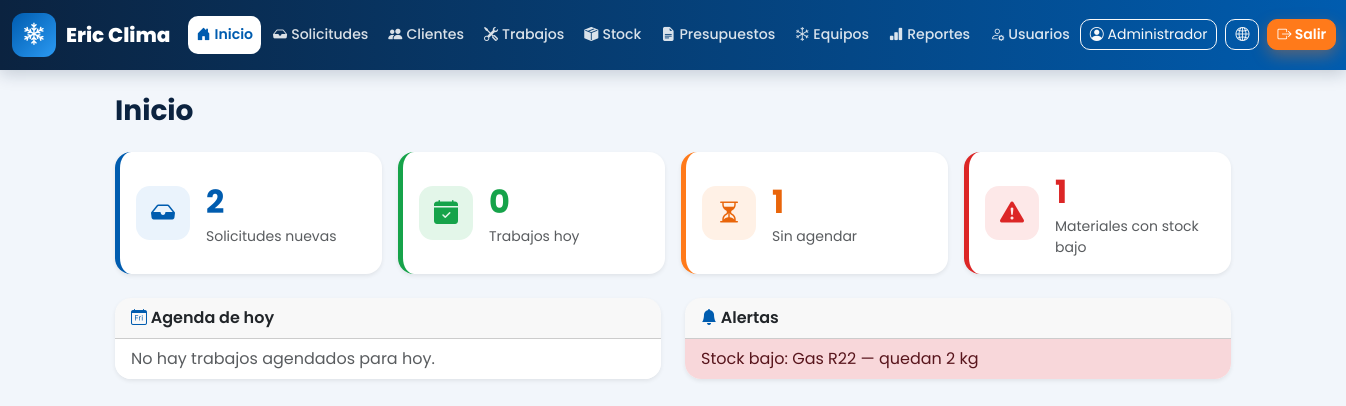
Page /admin/index.php (signed in) on the committed database.
### tables this page shows
CREATE TABLE materiales (
    id            INT AUTO_INCREMENT PRIMARY KEY,
    nombre        VARCHAR(100) NOT NULL UNIQUE,
    unidad        VARCHAR(20) NOT NULL,
    stock_actual  DECIMAL(10,2) NOT NULL DEFAULT 0,
    stock_minimo  DECIMAL(10,2) NOT NULL DEFAULT 0,
    precio        DECIMAL(12,2) NOT NULL DEFAULT 0,
    CONSTRAINT chk_materiales_stock CHECK (stock_actual >= 0 AND stock_minimo >= 0)
);

### web/includes/funciones.php (called while the page is built, shortened)
<?php
function h($texto): string
{
    return htmlspecialchars((string)$texto, ENT_QUOTES, 'UTF-8');
}

### web/admin/index.php (the view, shortened to what this page needs)
<?php
require_once __DIR__ . '/../includes/funciones.php';
$solicitudesPendientes = $pdo->query("SELECT COUNT(*) FROM solicitudes WHERE estado = 'pendiente'")->fetchColumn();
$trabajosHoy = $pdo->query("SELECT COUNT(*) FROM trabajos WHERE estado = 'agendado' AND DATE(fecha_agendada) = CURDATE()")->fetchColumn();
$sinAgendar  = $pdo->query("SELECT COUNT(*) FROM trabajos WHERE estado = 'pendiente'")->fetchColumn();
$stockBajo   = $pdo->query('SELECT nombre, stock_actual, stock_minimo, unidad FROM materiales WHERE stock_actual <= stock_minimo ORDER BY nombre')->fetchAll();
$agendaHoy   = $pdo->query(
    "SELECT t.fecha_agendada, c.nombre AS cliente, c.direccion, s.nombre AS servicio
     FROM trabajos t JOIN clientes c ON c.id = t.cliente_id JOIN servicios s ON s.id = t.servicio_id
     WHERE t.estado = 'agendado' AND DATE(t.fecha_agendada) = CURDATE() ORDER BY t.fecha_agendada"
)->fetchAll();
require __DIR__ . '/../includes/header.php';
?>
<div class="row g-3 mb-4">
    <?php
    $tarjetas = [
        ['Solicitudes nuevas', $solicitudesPendientes, 'solicitudes.php', 'bi-inbox-fill', 'azul'],
        ['Trabajos hoy', $trabajosHoy, 'trabajos.php?estado=agendado', 'bi-calendar-check-fill', 'verde'],
        ['Sin agendar', $sinAgendar, 'trabajos.php?estado=pendiente', 'bi-hourglass-split', 'naranja'],
        ['Materiales con stock bajo', count($stockBajo), 'materiales.php', 'bi-exclamation-triangle-fill', 'rojo'],
    ];
    foreach ($tarjetas as [$texto, $numero, $link, $icono, $color]): ?>
        <div class="col-6 col-lg-3">
            <a href="<?= $link ?>" class="text-decoration-none">
                <div class="card tarjeta-numero tarjeta-<?= $color ?> shadow-sm h-100"><div class="card-body d-flex align-items-center gap-3">
                    <div class="icono-numero"><i class="bi <?= $icono ?>"></i></div>
                    <div><div class="numero"><?= (int)$numero ?></div><div class="text-muted small"><?= $texto ?></div></div>
                </div></div>
            </a>
        </div>
    <?php endforeach; ?>
</div>
<div class="row g-4">
    <div class="col-lg-6">
        <div class="card shadow-sm h-100">
            <div class="card-header fw-semibold"><i class="bi bi-calendar-day text-marca"></i> Agenda de hoy</div>
            <ul class="list-group list-group-flush">
                <?php if (!$agendaHoy): ?><li class="list-group-item text-muted">No hay trabajos agendados para hoy.</li><?php endif; ?>
            </ul>
        </div>
    </div>
    <div class="col-lg-6">
        <div class="card shadow-sm h-100">
            <div class="card-header fw-semibold"><i class="bi bi-bell-fill text-marca"></i> Alertas</div>
            <ul class="list-group list-group-flush">
                <?php foreach ($stockBajo as $m): ?>
                    <li class="list-group-item list-group-item-danger">Stock bajo: <?= h($m['nombre']) ?> — quedan <?= (float)$m['stock_actual'] ?> <?= h($m['unidad']) ?></li>
                <?php endforeach; ?>
            </ul>
        </div>
    </div>
</div>
<?php require __DIR__ . '/../includes/footer.php';

### web/assets/css/estilos.css (style rules this page uses)
:root { --marca: #005caf; --marca-oscuro: #003f7d; --marca-noche: #0b2340; --marca-claro: #eaf3fc; --acento: #ff7a1a; --acento-oscuro: #e9650a; --verde-wa: #25d366; --texto: #1f2d3d; --gris: #64748b; --sombra: 0 10px 30px rgba(11, 35, 64, .08); --sombra-fuerte: 0 18px 40px rgba(11, 35, 64, .16); }
.text-marca { color: var(--marca) !important; }
.panel { font-family: 'Poppins', system-ui, sans-serif; background: #f2f6fb; }
.panel .card { border: 0; border-radius: 16px; overflow: hidden; }
.tarjeta-numero { border-left: 5px solid var(--marca) !important; }
.tarjeta-numero .numero { font-size: 2rem; font-weight: 700; color: var(--marca); }
.icono-numero { flex: 0 0 54px; height: 54px; border-radius: 14px; display: flex; align-items: center; justify-content: center; font-size: 1.5rem; background: var(--marca-claro); color: var(--marca); }
.tarjeta-numero { transition: transform .15s, box-shadow .15s; }
.tarjeta-verde { border-left-color: #16a34a !important; }
.tarjeta-verde .icono-numero { background: #e3f6e9; color: #16a34a; }
.tarjeta-verde .numero { color: #16a34a; }
.tarjeta-naranja { border-left-color: var(--acento) !important; }
.tarjeta-naranja .icono-numero { background: #fff1e6; color: var(--acento-oscuro); }
.tarjeta-naranja .numero { color: var(--acento-oscuro); }
.tarjeta-rojo { border-left-color: #dc2626 !important; }
.tarjeta-rojo .icono-numero { background: #fde8e8; color: #dc2626; }
.tarjeta-rojo .numero { color: #dc2626; }

### rows in the picture
materiales: nombre "Gas R22", stock_actual "2", unidad "kg"

### other values in the picture
$texto "Inicio"
$texto "Solicitudes"
$texto "Clientes"
$texto "Trabajos"
$texto "Stock"
$texto "Presupuestos"
$texto "Equipos"
$texto "Reportes"
$texto "Usuarios"
$u['nombre'] "Administrador"
$titulo "Inicio"
$numero "2"
$texto "Solicitudes nuevas"
$numero "0"
$texto "Trabajos hoy"
